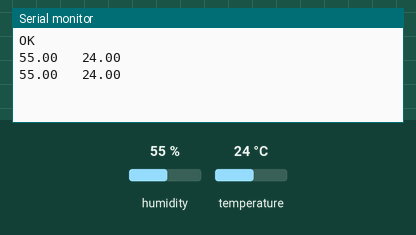
Bench run of a sketch on a simulated Arduino Uno, built with avr-gcc and run on an emulated ATmega328P. Shown: the last lines printed to the serial monitor. The test bench sets the inputs (shaded band); at power-on: humidity 55 %, temperature 24 °C.

Above: at 1.9 s.
2.0 s: humidity set to 22 %
At 2.8 s:
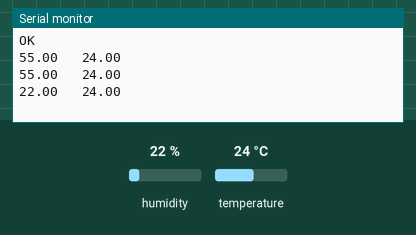
3.5 s: temperature set to 12 °C
At 4.8 s:
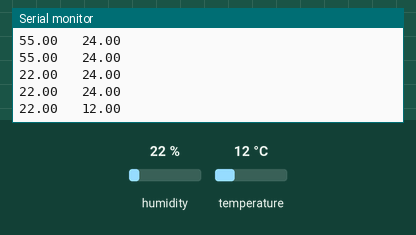
5.0 s: humidity set to 40 %
At 6.4 s:
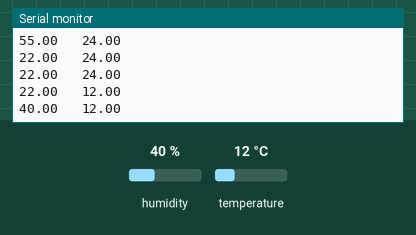
Timing chart, 0 to 8.0 s (numbered marks = the images above; inputs shaded):
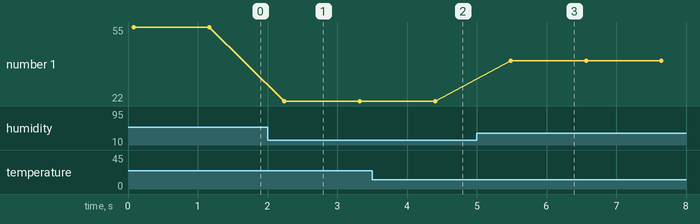

The sketch:

AHT20.ino
```cpp
#include <Adafruit_AHTX0.h>

Adafruit_AHTX0 aht;
void setup(){
    Serial.begin(115200);
    if(aht.begin()){
        Serial.println("OK");
    } else{
        Serial.println("NG");
    }
}

void loop(){
    sensors_event_t huminity, temp;

    aht.getEvent(&huminity, &temp);
    Serial.print(huminity.relative_humidity);
    Serial.print("   ");
    Serial.println(temp.temperature);

    delay(1000);
}
```

Measured:
- after the input at 2.0 s, the serial monitor: prints a new line after 0.24 s (image 1)
- after the input at 3.5 s, the serial monitor: prints a new line after 0.91 s (image 2)
- after the input at 5.0 s, the serial monitor: prints a new line after 0.49 s (image 3)
- plotted number 1: 55 → 22 after the input at 2.0 s, 22 → 40 after the input at 5.0 s
